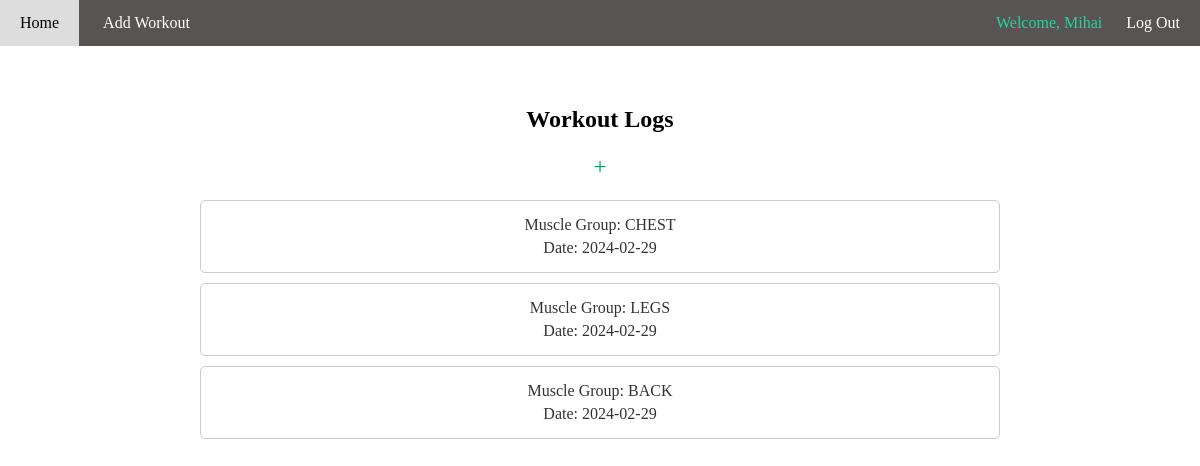
Page / (signed in) on the committed database.
### tables this page shows
CREATE TABLE logs (id INTEGER PRIMARY KEY AUTOINCREMENT NOT NULL, user_id INT NOT NULL, date DATE NOT NULL, muscle_group TEXT NOT NULL, FOREIGN KEY (user_id) REFERENCES users (id));

### app.py (the view)
@app.route("/")
@login_required
def index():
    logs = db.execute("""SELECT * FROM logs WHERE user_id = ?
                      ORDER BY date DESC""", session["user_id"])
    return render_template("index.html", logs = logs)

### app.py (called while the page is built)
@app.after_request
def after_request(response):
    response.headers["Cache-Control"] = "no-cache, no-store, must-revalidate"
    response.headers["Expires"] = 0
    response.headers["Pragma"] = "no-cache"
    return response

### helpers.py (called while the page is built)
def login_required(f):
    @wraps(f)
    def decorated_function(*args, **kwargs):
        if session.get("user_id") is None:
            return redirect("/login")
        return f(*args, **kwargs)
    return decorated_function

### templates/index.html (shortened to what this page needs)
{% extends "layout.html" %}
{% block main %}
    <div class="container3">
        <h2>Workout Logs</h2>
        <a href="/add_log" class="add_log_sign">+</a>
        <div class="logs">
            {% for log in logs %}
            <a href="/log/{{ log.id }}" class="log_details">
                <div class="log">
                    <p>Muscle Group: {{ log.muscle_group }}</p>
                    <p>Date: {{ log.date }}</p>
                </div>
            </a>
            {% endfor %}
        </div>
    </div>
{% endblock %}

### static/styles.css (style rules this page uses)
body { margin: 0; }
h2 { text-align: center; }
p { margin-top: 15px; text-align: center; }
a { color: #007bff; text-decoration: none; }
.container3 { max-width: 800px; margin: 0 auto; padding: 20px; }
.add_log_sign { display: block; text-align: center; font-size: 24px; margin-bottom: 20px; color: #188f69; text-decoration: none !important; }
.logs { margin-top: 20px; }
.log_details { display: block; text-decoration: none !important; color: #333; }
.log { border: 1px solid #ccc; border-radius: 5px; padding: 10px; margin-bottom: 10px; }
.log p { margin: 5px 0; }

### rows in the picture
logs: muscle_group "CHEST", date "2024-02-29"
logs: muscle_group "LEGS", date "2024-02-29"
logs: muscle_group "BACK", date "2024-02-29"

### other values in the picture
{{ session["username"] }} "Mihai"
